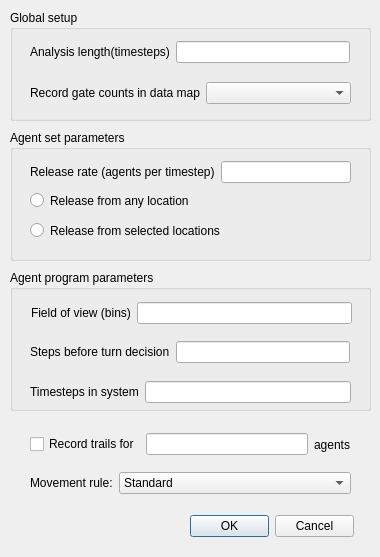
<?xml version="1.0" encoding="UTF-8"?>
<ui version="4.0">
 <class>CAgentAnalysisDlg</class>
 <widget class="QDialog" name="CAgentAnalysisDlg">
  <property name="geometry">
   <rect>
    <x>0</x>
    <y>0</y>
    <width>380</width>
    <height>557</height>
   </rect>
  </property>
  <property name="windowTitle">
   <string>Agent Analysis Setup</string>
  </property>
  <widget class="QGroupBox" name="groupBox">
   <property name="geometry">
    <rect>
     <x>10</x>
     <y>10</y>
     <width>361</width>
     <height>111</height>
    </rect>
   </property>
   <property name="title">
    <string>Global setup</string>
   </property>
   <widget class="QWidget" name="">
    <property name="geometry">
     <rect>
      <x>20</x>
      <y>30</y>
      <width>320</width>
      <height>24</height>
     </rect>
    </property>
    <layout class="QHBoxLayout" name="horizontalLayout">
     <item>
      <widget class="QLabel" name="label">
       <property name="text">
        <string>Analysis length(timesteps)</string>
       </property>
      </widget>
     </item>
     <item>
      <widget class="QLineEdit" name="c_timesteps"/>
     </item>
    </layout>
   </widget>
   <widget class="QWidget" name="">
    <property name="geometry">
     <rect>
      <x>20</x>
      <y>70</y>
      <width>321</width>
      <height>26</height>
     </rect>
    </property>
    <layout class="QHBoxLayout" name="horizontalLayout_2">
     <item>
      <widget class="QLabel" name="label_2">
       <property name="text">
        <string>Record gate counts in data map</string>
       </property>
      </widget>
     </item>
     <item>
      <widget class="QComboBox" name="c_layer_selector">
       <property name="frame">
        <bool>true</bool>
       </property>
       <property name="modelColumn">
        <number>0</number>
       </property>
      </widget>
     </item>
    </layout>
   </widget>
  </widget>
  <widget class="QGroupBox" name="groupBox_2">
   <property name="geometry">
    <rect>
     <x>10</x>
     <y>130</y>
     <width>361</width>
     <height>131</height>
    </rect>
   </property>
   <property name="title">
    <string>Agent set parameters</string>
   </property>
   <widget class="QRadioButton" name="c_no_release_location">
    <property name="geometry">
     <rect>
      <x>20</x>
      <y>60</y>
      <width>191</width>
      <height>21</height>
     </rect>
    </property>
    <property name="text">
     <string>Release from any location</string>
    </property>
   </widget>
   <widget class="QRadioButton" name="c_release_location">
    <property name="geometry">
     <rect>
      <x>20</x>
      <y>90</y>
      <width>231</width>
      <height>21</height>
     </rect>
    </property>
    <property name="text">
     <string>Release from selected locations</string>
    </property>
   </widget>
   <widget class="QWidget" name="">
    <property name="geometry">
     <rect>
      <x>20</x>
      <y>30</y>
      <width>321</width>
      <height>24</height>
     </rect>
    </property>
    <layout class="QHBoxLayout" name="horizontalLayout_3">
     <item>
      <widget class="QLabel" name="label_3">
       <property name="text">
        <string>Release rate (agents per timestep)</string>
       </property>
      </widget>
     </item>
     <item>
      <widget class="QLineEdit" name="c_release_rate"/>
     </item>
    </layout>
   </widget>
  </widget>
  <widget class="QGroupBox" name="groupBox_3">
   <property name="geometry">
    <rect>
     <x>10</x>
     <y>270</y>
     <width>361</width>
     <height>141</height>
    </rect>
   </property>
   <property name="title">
    <string>Agent program parameters</string>
   </property>
   <widget class="QWidget" name="">
    <property name="geometry">
     <rect>
      <x>21</x>
      <y>31</y>
      <width>321</width>
      <height>24</height>
     </rect>
    </property>
    <layout class="QHBoxLayout" name="horizontalLayout_4">
     <item>
      <widget class="QLabel" name="label_4">
       <property name="text">
        <string>Field of view (bins)</string>
       </property>
      </widget>
     </item>
     <item>
      <widget class="QLineEdit" name="c_fov"/>
     </item>
    </layout>
   </widget>
   <widget class="QWidget" name="">
    <property name="geometry">
     <rect>
      <x>20</x>
      <y>70</y>
      <width>320</width>
      <height>24</height>
     </rect>
    </property>
    <layout class="QHBoxLayout" name="horizontalLayout_5">
     <item>
      <widget class="QLabel" name="label_5">
       <property name="text">
        <string>Steps before turn decision</string>
       </property>
      </widget>
     </item>
     <item>
      <widget class="QLineEdit" name="c_steps"/>
     </item>
    </layout>
   </widget>
   <widget class="QWidget" name="">
    <property name="geometry">
     <rect>
      <x>20</x>
      <y>110</y>
      <width>321</width>
      <height>24</height>
     </rect>
    </property>
    <layout class="QHBoxLayout" name="horizontalLayout_6">
     <item>
      <widget class="QLabel" name="label_6">
       <property name="text">
        <string>Timesteps in system</string>
       </property>
      </widget>
     </item>
     <item>
      <widget class="QLineEdit" name="c_frames"/>
     </item>
    </layout>
   </widget>
  </widget>
  <widget class="QWidget" name="">
   <property name="geometry">
    <rect>
     <x>30</x>
     <y>430</y>
     <width>321</width>
     <height>29</height>
    </rect>
   </property>
   <layout class="QHBoxLayout" name="horizontalLayout_7">
    <item>
     <widget class="QCheckBox" name="c_record_trails">
      <property name="text">
       <string>Record trails for</string>
      </property>
     </widget>
    </item>
    <item>
     <widget class="QLineEdit" name="c_trail_count"/>
    </item>
    <item>
     <widget class="QLabel" name="label_7">
      <property name="text">
       <string>agents</string>
      </property>
     </widget>
    </item>
   </layout>
  </widget>
  <widget class="QWidget" name="">
   <property name="geometry">
    <rect>
     <x>30</x>
     <y>470</y>
     <width>321</width>
     <height>26</height>
    </rect>
   </property>
   <layout class="QHBoxLayout" name="horizontalLayout_8">
    <item>
     <widget class="QLabel" name="label_8">
      <property name="text">
       <string>Movement rule:</string>
      </property>
     </widget>
    </item>
    <item>
     <widget class="QComboBox" name="c_occlusion">
      <item>
       <property name="text">
        <string>Standard</string>
       </property>
      </item>
      <item>
       <property name="text">
        <string>Line of Sight Length</string>
       </property>
      </item>
      <item>
       <property name="text">
        <string>Occluded Length</string>
       </property>
      </item>
      <item>
       <property name="text">
        <string>Any occlusions</string>
       </property>
      </item>
      <item>
       <property name="text">
        <string>Occlusions Group bins (45 degrees)</string>
       </property>
      </item>
      <item>
       <property name="text">
        <string>Occlusions Group bins (60 degrees)</string>
       </property>
      </item>
      <item>
       <property name="text">
        <string>Furthest occlusion per bin</string>
       </property>
      </item>
      <item>
       <property name="text">
        <string>Per bin far distance weighted</string>
       </property>
      </item>
      <item>
       <property name="text">
        <string>Per bin angle weighted</string>
       </property>
      </item>
      <item>
       <property name="text">
        <string>Per bin far distance and angle weighted</string>
       </property>
      </item>
      <item>
       <property name="text">
        <string>Per bin memory</string>
       </property>
      </item>
     </widget>
    </item>
   </layout>
  </widget>
  <widget class="QWidget" name="">
   <property name="geometry">
    <rect>
     <x>190</x>
     <y>510</y>
     <width>164</width>
     <height>32</height>
    </rect>
   </property>
   <layout class="QHBoxLayout" name="horizontalLayout_9">
    <item>
     <widget class="QPushButton" name="c_ok">
      <property name="text">
       <string>OK</string>
      </property>
     </widget>
    </item>
    <item>
     <widget class="QPushButton" name="c_cancel">
      <property name="text">
       <string>Cancel</string>
      </property>
     </widget>
    </item>
   </layout>
  </widget>
 </widget>
 <resources/>
 <connections>
  <connection>
   <sender>c_ok</sender>
   <signal>clicked()</signal>
   <receiver>CAgentAnalysisDlg</receiver>
   <slot>OnOK()</slot>
   <hints>
    <hint type="sourcelabel">
     <x>168</x>
     <y>536</y>
    </hint>
    <hint type="destinationlabel">
     <x>55</x>
     <y>520</y>
    </hint>
   </hints>
  </connection>
  <connection>
   <sender>c_cancel</sender>
   <signal>clicked()</signal>
   <receiver>CAgentAnalysisDlg</receiver>
   <slot>OnCancel()</slot>
   <hints>
    <hint type="sourcelabel">
     <x>257</x>
     <y>537</y>
    </hint>
    <hint type="destinationlabel">
     <x>335</x>
     <y>509</y>
    </hint>
   </hints>
  </connection>
 </connections>
 <slots>
  <slot>OnOK()</slot>
  <slot>OnCancel()</slot>
 </slots>
</ui>
